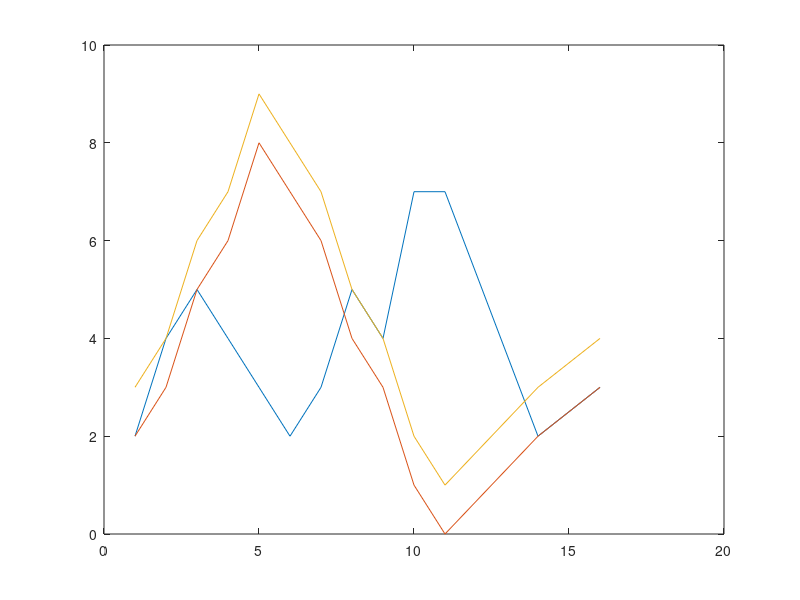
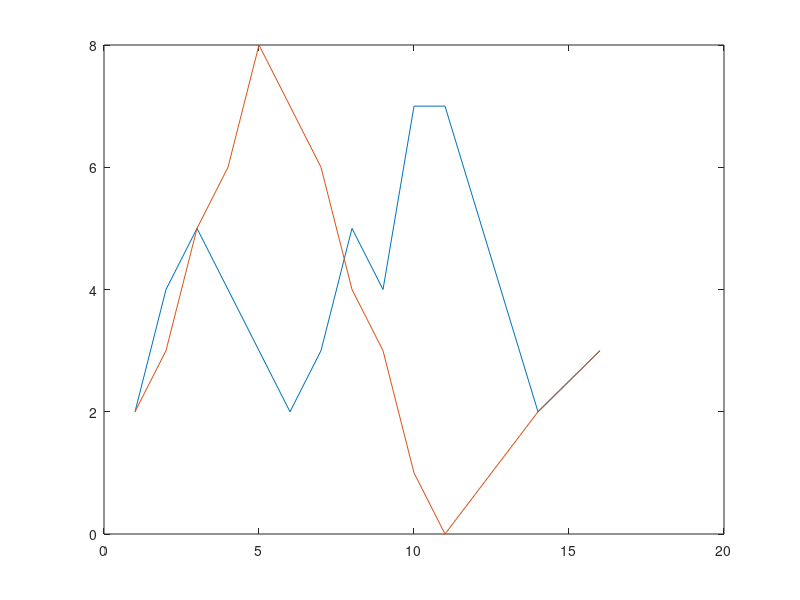
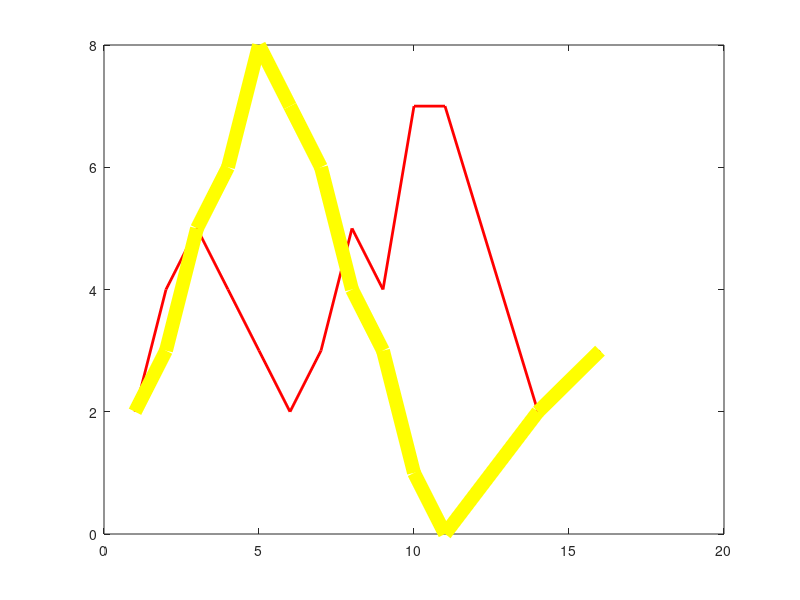
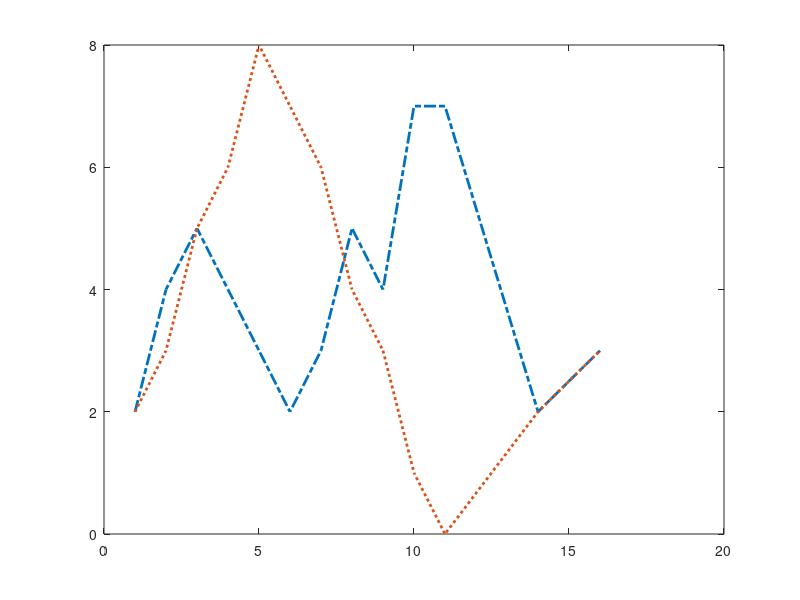

Here is the MATLAB script that generated these plots, in order: (Note: this script raises an error after producing the figures.)
% Demonstration af matlabs plot funktion
% Denne fil indeholder flere forskellige eksempler på hvordan matlabs plot
% funktion kan bruges. Den bliver gennemgået i min youtube video:
% https://youtu.be/Byj-STxbKnA 
%
% For mere information om matlabs plot funktions se matlabs reference side
% https://se.mathworks.com/help/matlab/ref/plot.html

%% Simple plot

% først skal vi bruge noget data, dette bliver bruget i alle følgende
% eksempler
x = [1 2 3 4 5 6 7 8 9 10 11 14 16];
data1 = [2 4 5 4 3 2 3 5 4 7 7 2 3];
data2 = [2 3 5 6 8 7 6 4 3 1 0 2 3];

% plot data uden x coordinater
plot(data1)

% plot data med x coordinater
plot(x, data1);
hold on % denne linje forhindre data i at blive overskrevet
plot(x, data2);
plot(x, data2+1);



%% Figure  (laver en ny figur)
figure('color', 'w', 'position', [-710 100 700 500]);
plot(x, data1);
hold on % denne linje forhindre data i at blive overskrevet
plot(x, data2);



%% linjer (farve og tykkelse)

figure('position', [-710 100 700 500]);
plot(x,data1, 'LineWidth', 2, 'Color', [1 0 0] );
hold on
plot(x,data2, 'y', 'LineWidth', 10);

% mulige farver
% 'y' 'm' 'c' 'r' 'g' 'b' 'w' 'k'
% eller
% [rød grøn blå] % hver farve er et tal mellem 0 og 1



%% Linjetype 
figure('position', [-710 100 700 500]);
plot(x, data1,'-.', 'LineWidth', 2 );
hold on
plot(x, data2,':', 'LineWidth', 2 );

% mulige linjetyper
% '-' '--' ':' '-.'



%% symboler / Marker
figure('position', [-710 100 700 500]);
plot(x, data1, '--gs');
hold on
plot(x, data2, '-.h', 'Marker', 'p', 'MarkerSize', 2, 'MarkerEdgeColor', 'b', 'MarkerFaceColor', [0.3,0.3,0.3]);

% mulige Markers
% 'o' '+' '*' '.' 'x' 's' 'd' '^' 'v' '>' '<' 'p' 'h'

% extra tip Du kan overskrive enkelte punkter/ overskriver det 6. punkt
plot(x(6), data1(6), 'rs','MarkerSize', 12);



%% titler / Labels

figure('position', [-710 100 700 500]);
plot(x, data1, '-r+');
hold on
plot(x, data2, 'b-s');

title('super flot plot')
xlabel('xdata')
ylabel('Noget andet', 'fontsize', 20)



%% axerne (ændre altid den aktive figur)

xlim([0 20]) % ændre grænserne for x aksen
ylim([0 10])

yticks([0 5 10])

xticks([1 2 3.14 5 6 9 12])
xticklabels({'A','B','\pi','C','E','9','3*4'})
xtickangle(45)



%% Logaritmiske akser
figure('position', [-710 100 700 500]);
plot(x, data1);
hold on
plot(x, data2);

set(gca, 'xScale', 'log') 
set(gca, 'yScale', 'log')

% dette kan også gøres med funktionerne semilogx og semilogy der virker
% lige som plot bortset fra at en af akserne autumatisk er logaritmisk

% semilogx(x,data1)



%% Legends

figure('position', [-710 100 700 500]);
p1 = plot(x, data1);
hold on
plot(x, data2+1, ':b');
p2 = plot(x, data2, '--r');

% legend({'Foam', 'Silicone', 'gas'});

legend([p1 p2], {'Foam','Silicone'});
p2.Marker = 'o';
p2.MarkerSize = 10;



%% tekst på figuren

figure('position', [-710 100 700 500]);
plot(x, data1);
hold on
plot(x, data2);

text(14, 6, 'vigtig note');

text(14, 7, 'vigtig note', 'Fontsize', 14, 'Color', 'r', 'FontName', 'Times', 'FontWeight', 'bold', 'Rotation', 55)

% Du kan også justere tegne en pil
quiver(14, 7, -2, -2, 'MaxHeadSize', 0.5)

 
 
%%  Tips til pæne figure

figure('position', [-710 100 700 500], 'color', 'w', 'DefaultAxesFontSize',14);
plot(x, data1, '-s', 'MarkerSize', 10, 'LineWidth', 2);
hold on
plot(x, data2, '-o', 'MarkerSize', 10, 'LineWidth', 2);
xlabel('xdata', 'fontsize', 18)
ylabel('Min ydata', 'fontsize', 18)
box off

text(14, 6, 'vigtig note', 'Fontsize', 18, 'Color', 'r', 'FontName', 'Times', 'FontWeight', 'bold', 'Rotation', 55)
quiver(13.9, 5.9, -1.5, -1.6, 'MaxHeadSize', 0.5, 'LineWidth', 2)

print(gcf,'fig1_autosaved.png','-dpng','-r600'); % gem figuren i høj opløsning, overskriver automatisk

% print(gcf,'fig1_autosaved.pdf','-dpdf'); % gem figuren i vector format



